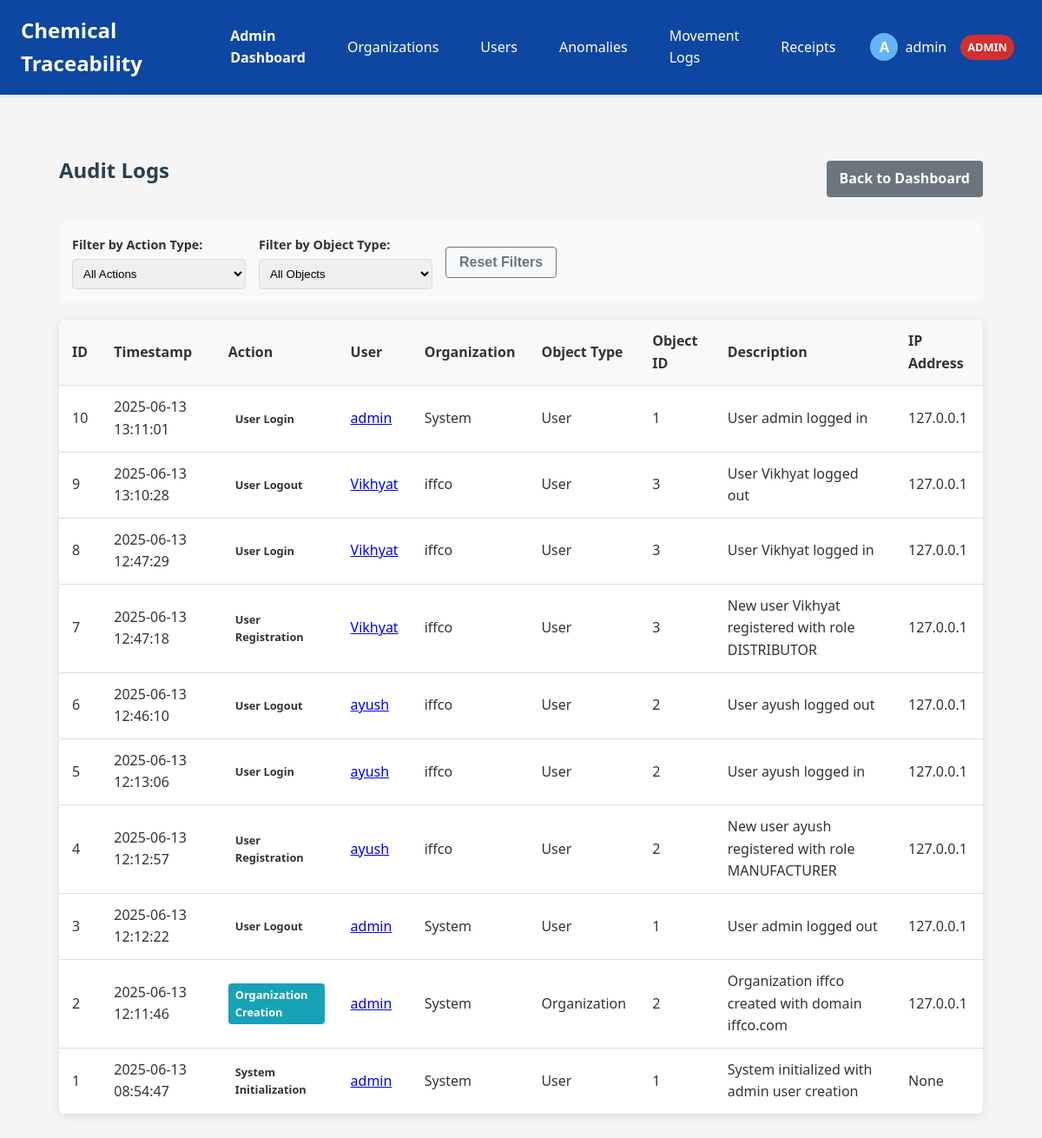
The page /admin/audit-logs (signed in) on the database its author committed.
### app/models.py (models this page shows, shortened)
class User(UserMixin, db.Model):
    id = db.Column(db.Integer, primary_key=True)
    username = db.Column(db.String(80), unique=True, nullable=False)
    email = db.Column(db.String(120), unique=True, nullable=False)
    password_hash = db.Column(db.String(128), nullable=False)
    first_name = db.Column(db.String(50), nullable=True)
    last_name = db.Column(db.String(50), nullable=True)
    role = db.Column(db.Enum(RoleType), nullable=False)
    active = db.Column(db.Boolean, default=True)
    created_at = db.Column(db.DateTime, default=datetime.utcnow)
    last_login = db.Column(db.DateTime, nullable=True)
    organization_id = db.Column(db.Integer, db.ForeignKey('organization.id'))
    is_admin = db.Column(db.Boolean, default=False)

class AuditLog(db.Model):
    id = db.Column(db.Integer, primary_key=True)
    action_type = db.Column(db.String(50), nullable=False)  # e.g., 'chemical_registration', 'movement_log', etc.
    timestamp = db.Column(db.DateTime, default=datetime.utcnow)
    user_id = db.Column(db.Integer, db.ForeignKey('user.id'), nullable=False)
    organization_id = db.Column(db.Integer, db.ForeignKey('organization.id'), nullable=False)
    object_type = db.Column(db.String(50), nullable=False)  # Model name affected
    object_id = db.Column(db.Integer, nullable=True)       # Primary key of affected record
    description = db.Column(db.Text, nullable=False)
    ip_address = db.Column(db.String(50), nullable=True)
    success = db.Column(db.Boolean, default=True)          # Was the action successful?
    additional_data = db.Column(db.Text, nullable=True)     # JSON string for additional context
    user = db.relationship('User', backref='audit_logs')
    organization = db.relationship('Organization', backref='audit_logs')

class Organization(db.Model):
    id = db.Column(db.Integer, primary_key=True)
    name = db.Column(db.String(100), nullable=False)
    email_domain = db.Column(db.String(100), nullable=False, unique=True)
    description = db.Column(db.Text, nullable=True)
    created_at = db.Column(db.DateTime, default=datetime.utcnow)
    active = db.Column(db.Boolean, default=True)
    can_manufacture = db.Column(db.Boolean, default=False)
    can_distribute = db.Column(db.Boolean, default=False)
    can_receive = db.Column(db.Boolean, default=False)
    users = db.relationship('User', backref='organization', lazy=True)

### app/routes/admin.py (the view)
    @login_required
    def decorated_function(*args, **kwargs):
        if not current_user.is_admin:
            flash('You do not have permission to access this page.', 'error')
            return redirect(url_for('dashboard_bp.dashboard'))
        return f(*args, **kwargs)

### app/routes/admin.py (called while the page is built)
def admin_required(f):
    @login_required
    def decorated_function(*args, **kwargs):
        if not current_user.is_admin:
            flash('You do not have permission to access this page.', 'error')
            return redirect(url_for('dashboard_bp.dashboard'))
        return f(*args, **kwargs)
    decorated_function.__name__ = f.__name__
    return decorated_function

@admin_bp.route('/audit-logs')
@admin_required
def audit_logs():
    logs = AuditLog.query.order_by(AuditLog.timestamp.desc()).limit(100).all()
    return render_template('admin/audit_logs.html', logs=logs)

### app/templates/admin/audit_logs.html (shortened to what this page needs)
{% extends "base.html" %}
{% block content %}
<div class="admin-content">
  <div class="header-with-actions">
    <h2>Audit Logs</h2>
    <div class="action-buttons">
      <a href="{{ url_for('admin_bp.admin_dashboard') }}" class="btn btn-secondary">Back to Dashboard</a>
    </div>
  </div>
  <div class="filter-section">
    <div class="filter-group">
      <label>Filter by Action Type:</label>
      <select id="actionFilter" onchange="filterLogs()">
        <option value="all">All Actions</option>
      </select>
    </div>
    <div class="filter-group">
      <label>Filter by Object Type:</label>
      <select id="objectFilter" onchange="filterLogs()">
        <option value="all">All Objects</option>
      </select>
    </div>
    <button class="btn btn-outline-secondary" onclick="resetFilters()">Reset Filters</button>
  </div>
  <div class="logs-container">
    <table class="table">
      <thead>
        <tr>
          <th>ID</th>
          <th>Timestamp</th>
          <th>Action</th>
          <th>User</th>
          <th>Organization</th>
          <th>Object Type</th>
          <th>Object ID</th>
          <th>Description</th>
          <th>IP Address</th>
        </tr>
      </thead>
      <tbody id="logsTableBody">
        {% for log in logs %}
        <tr data-action="{{ log.action_type }}" data-object="{{ log.object_type }}">
          <td>{{ log.id }}</td>
          <td>{{ log.timestamp.strftime('%Y-%m-%d %H:%M:%S') }}</td>
          <td>
            <span class="action-badge {{ log.action_type }}">
              {{ log.action_type|replace('_', ' ')|title }}
            </span>
          </td>
          <td>
            {% if log.user %}
              <a href="{{ url_for('auth_bp.view_profile', user_id=log.user.id) }}">{{ log.user.username }}</a>
            {% else %}
              System
            {% endif %}
          </td>
          <td>
            {% if log.organization %}
              {{ log.organization.name }}
            {% else %}
              -
            {% endif %}
          </td>
          <td>{{ log.object_type }}</td>
          <td>{{ log.object_id }}</td>
          <td>{{ log.description }}</td>
          <td>{{ log.ip_address }}</td>
        </tr>
        {% endfor %}
      </tbody>
    </table>
  </div>
</div>
{% endblock %}

### app/templates/base.html (shortened to what this page needs)
<!DOCTYPE html>
<html lang="en">
<head>
    <link rel="stylesheet" href="{{ url_for('static', filename='style.css') }}">
</head>
<body>
    <nav class="navbar">
        <div class="logo">Chemical Traceability</div>
        <div class="nav-links">
            {% if current_user.is_authenticated %}
                {% if current_user.role.name == 'ADMIN' %}
                <a href="{{ url_for('admin_bp.admin_dashboard') }}"><strong>Admin Dashboard</strong></a>
                <a href="{{ url_for('admin_bp.organization_list') }}">Organizations</a>
                <a href="{{ url_for('admin_bp.user_list') }}">Users</a>
                <a href="{{ url_for('admin_bp.view_anomalies') }}">Anomalies</a>
                {% endif %}
                {% if current_user.role.name == 'DISTRIBUTOR' or current_user.is_admin %}
                <a href="#">Movement Logs</a>
                {% endif %}
                {% if current_user.role.name == 'CUSTOMER' or current_user.is_admin %}
                <a href="#">Receipts</a>
                {% endif %}
                <div class="user-menu">
                    <div class="user-info" onclick="toggleDropdown()">
                        <div class="user-avatar">{{ current_user.username[0].upper() }}</div>
                        <span class="username">{{ current_user.username }}</span>
                        <span class="role-badge {{ current_user.role.name.lower() }}">{{ current_user.role.name }}</span>
                    </div>
                </div>
            {% else %}
                <a href="{{ url_for('auth.login') }}">Login</a>
                <a href="{{ url_for('auth.register') }}">Register</a>
            {% endif %}
        </div>
    </nav>
    <div class="container">
        <main>
            {% block content %}{% endblock %}
        </main>
    </div>
</body>
</html>

### app/static/style.css (style rules this page uses)
body { font-family: 'Segoe UI', Arial, sans-serif; background: #f4f6fb; margin: 0; padding: 0; color: #333; line-height: 1.6; }
nav { background: #2a3f54; color: #fff; padding: 1rem 2rem; display: flex; align-items: center; justify-content: space-between; }
nav a { color: #fff; text-decoration: none; margin-left: 1rem; font-weight: 500; }
main { padding: 2rem; }
h2 { color: #2a3f54; margin-top: 0; }
table { width: 100%; border-collapse: collapse; background: #fff; box-shadow: 0 2px 8px rgba(44,62,80,0.08); margin-bottom: 2rem; }
th, td { padding: 0.75rem 1rem; border-bottom: 1px solid #eaeaea; text-align: left; }
th { background: #f5f7fa; font-weight: 600; }

### app/templates/base.html (style rules this page uses)
body { font-family: 'Segoe UI', Tahoma, Geneva, Verdana, sans-serif; margin: 0; padding: 0; background-color: #f5f5f5; }
.navbar { background-color: #0d47a1; color: white; display: flex; justify-content: space-between; align-items: center; padding: 0 1.5rem; box-shadow: 0 2px 4px rgba(0,0,0,0.1); }
.logo { font-size: 1.5rem; font-weight: bold; padding: 1rem 0; }
.nav-links { display: flex; align-items: center; }
.nav-links a { color: white; text-decoration: none; padding: 1rem; display: inline-block; transition: background-color 0.3s; }
.user-menu { position: relative; display: inline-block; margin-left: 1rem; }
.user-info { display: flex; align-items: center; cursor: pointer; padding: 0.5rem; border-radius: 4px; }
.user-avatar { width: 32px; height: 32px; border-radius: 50%; margin-right: 0.5rem; background-color: #64b5f6; color: white; display: flex; align-items: center; justify-content: center; font-weight: bold; }
.username { margin-right: 0.5rem; }
.role-badge { display: inline-block; padding: 0.25rem 0.5rem; border-radius: 20px; font-size: 0.8rem; margin-left: 0.5rem; text-transform: uppercase; font-weight: bold; }
.admin { background-color: #d32f2f; color: white; }
.container { max-width: 1200px; margin: 0 auto; padding: 1.5rem; }
main { padding: 1.5rem; }
.btn { display: inline-block; padding: 0.5rem 1rem; border: none; border-radius: 4px; cursor: pointer; text-decoration: none; font-size: 1rem; text-align: center; }

### app/templates/admin/audit_logs.html (style rules this page uses)
.admin-content { padding: 20px; max-width: 1400px; margin: 0 auto; }
.header-with-actions { display: flex; justify-content: space-between; align-items: center; margin-bottom: 20px; }
.filter-section { display: flex; gap: 15px; margin-bottom: 20px; padding: 15px; background-color: #f8f9fa; border-radius: 8px; align-items: center; flex-wrap: wrap; }
.filter-group { display: flex; flex-direction: column; gap: 5px; }
.filter-group label { font-weight: bold; font-size: 0.9rem; }
.filter-group select { padding: 8px; border-radius: 4px; border: 1px solid #ddd; min-width: 200px; }
.logs-container { background-color: #fff; border-radius: 8px; box-shadow: 0 2px 10px rgba(0,0,0,0.1); overflow: auto; }
.table { width: 100%; border-collapse: collapse; margin-bottom: 0; }
.table th, .table td { padding: 12px 15px; text-align: left; border-bottom: 1px solid #ddd; }
.table th { background-color: #f8f9fa; position: sticky; top: 0; z-index: 10; }
.action-badge { display: inline-block; padding: 3px 8px; border-radius: 4px; font-size: 0.8rem; font-weight: bold; }
.action-badge.organization_creation, .action-badge.organization_update { background-color: #17a2b8; color: white; }
.btn { display: inline-block; padding: 8px 15px; border-radius: 4px; text-decoration: none; font-weight: bold; cursor: pointer; border: none; }
.btn-secondary { background-color: #6c757d; color: white; }
.btn-outline-secondary { background-color: transparent; color: #6c757d; border: 1px solid #6c757d; }

### rows shown on the page
User: username "A", username "admin", role.name "ADMIN"
AuditLog: id "10", timestamp "2025-06-13 13:11:01", action_type "User Login", user.username "admin", organization.name "System", object_type "User", object_id "1", description "User admin logged in", ip_address "127.0.0.1"
AuditLog: id "9", timestamp "2025-06-13 13:10:28", action_type "User Logout", user.username "Vikhyat", organization.name "iffco", object_type "User", object_id "3", description "User Vikhyat logged out", ip_address "127.0.0.1"
AuditLog: id "8", timestamp "2025-06-13 12:47:29", action_type "User Login", user.username "Vikhyat", organization.name "iffco", object_type "User", object_id "3", description "User Vikhyat logged in", ip_address "127.0.0.1"
AuditLog: id "7", timestamp "2025-06-13 12:47:18", action_type "User Registration", user.username "Vikhyat", organization.name "iffco", object_type "User", object_id "3", description "New user Vikhyat registered with role DISTRIBUTOR", ip_address "127.0.0.1"
AuditLog: id "6", timestamp "2025-06-13 12:46:10", action_type "User Logout", user.username "ayush", organization.name "iffco", object_type "User", object_id "2", description "User ayush logged out", ip_address "127.0.0.1"
AuditLog: id "5", timestamp "2025-06-13 12:13:06", action_type "User Login", user.username "ayush", organization.name "iffco", object_type "User", object_id "2", description "User ayush logged in", ip_address "127.0.0.1"
AuditLog: id "4", timestamp "2025-06-13 12:12:57", action_type "User Registration", user.username "ayush", organization.name "iffco", object_type "User", object_id "2", description "New user ayush registered with role MANUFACTURER", ip_address "127.0.0.1"
AuditLog: id "3", timestamp "2025-06-13 12:12:22", action_type "User Logout", user.username "admin", organization.name "System", object_type "User", object_id "1", description "User admin logged out", ip_address "127.0.0.1"
AuditLog: id "2", timestamp "2025-06-13 12:11:46", action_type "Organization Creation", user.username "admin", organization.name "System", object_type "Organization", object_id "2", description "Organization iffco created with domain iffco.com", ip_address "127.0.0.1"
AuditLog: id "1", timestamp "2025-06-13 08:54:47", action_type "System Initialization", user.username "admin", organization.name "System", object_type "User", object_id "1", description "System initialized with admin user creation", ip_address "None"
